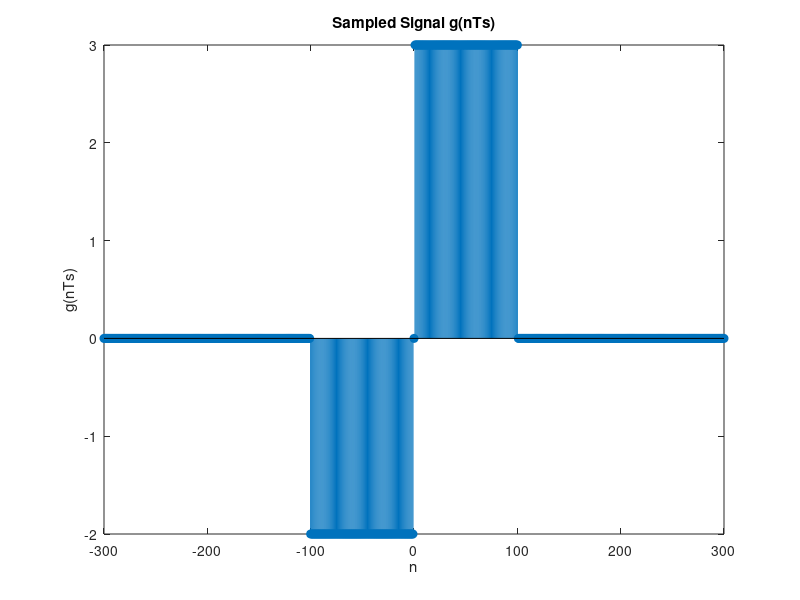

This chart was generated by the following MATLAB code: (Note: this script raises an error after producing the figure.)
% Generate sampled version of g(t)
a = randi([2, 6]);
Ts = 1 / (20 * a);
t = -3:Ts:3;
n = t/Ts;

g = zeros(size(t));
g((-1 <= t) & (t < 0)) = -2;
g((0 < t) & (t <= 1)) = 3;
figure;
stem(n, g, 'filled')
title('Sampled Signal g(nTs)')
xlabel('n')
ylabel('g(nTs)')


dur = 6; %for -3<t<3
xR0 = DtoA(0, Ts, dur, g); %zero-order
xR1 = DtoA(1, Ts, dur, g); %linear
xR2 = DtoA(2, Ts, dur, g); %ideal


% Plot the reconstructed signals
tR = linspace(-dur/2, dur/2, numel(xR0));
figure;
%subplot(3, 1, 1)
plot(tR, xR0)
title('Reconstructed Signal using Zero-Order Interpolation')
xlabel('t')
ylabel('xR(t)')
%subplot(3, 1, 2)
figure;
plot(tR, xR1)
title('Reconstructed Signal using Linear Interpolation')
xlabel('t')
ylabel('xR(t)')
%subplot(3, 1, 3)
figure;
plot(tR, xR2)
title('Reconstructed Signal using Ideal Interpolation')
xlabel('t')
ylabel('xR(t)')


% Generate sampled version of g(t)
a = randi([2, 6]); % Random integer between 2 and 6
Ts_values = linspace(1/(20*a), 1/(20*a*10), 10);
reconstructed_signals = cell(size(Ts_values));
for i = 1:numel(Ts_values)
    Ts = Ts_values(i);
    t = -3:Ts:3; % Time axis
    n = 0:length(t)-1; % Sample indices
    g = zeros(size(t));
    g((-1 <= t) & (t < 0)) = -2;
    g((0 < t) & (t <= 1)) = 3;
    % Reconstruct the signal using DtoA function
    reconstructed_signals{i} = DtoA(2, Ts, 6, g);
end
figure;
for i = 1:numel(Ts_values)
    subplot(numel(Ts_values)/2, 2, i)
    stem(reconstructed_signals{i}, 'filled');
    title(['Reconstructed Signal for Ts = ' num2str(Ts_values(i))]);
    xlabel('n');
    ylabel('g(nTs)');
end
%}

function xR=DtoA(type,Ts,dur,Xn)
    t = -dur/2 : Ts/500 : dur/2;
    p = generateInterp(type,Ts,dur);
    len = length(t) + length(Xn)*500; %find length of the convolved array xR
    xR = zeros(1, len);
    
    for n = 0:length(Xn)-1
        xR(500*n+1:500*n+length(p)) = xR(500*n+1:500*n+length(p)) + Xn(n+1)*p;
    end
    
    xR = xR(250*length(Xn)+1: end-250*length(Xn)); %crop accordingly
end



function p = generateInterp(type, Ts, dur)

    t = -dur/2:Ts/500:dur/2;
    switch type
        case 0 %zero-order interpolation
            p = zeros(size(t));
            p(abs(t) <= Ts/2) = 1;
        case 1 % linear interpolation
            p = zeros(size(t));
            p = max(1 - abs(t)/Ts, 0);
        case 2 %ideal interpolation
            p = sinc(t/Ts);
            p(t==0) = 1;
    end
end